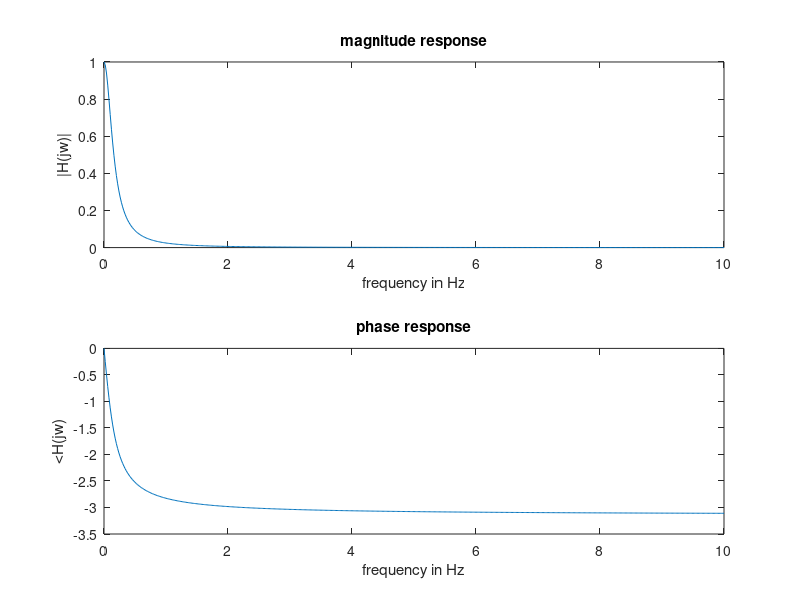

This chart was generated by the following MATLAB code:
clc;

close all;

f = 0:0.02:10;                                               % frequency axis

w= 2.*pi.*f;                                              % angular frequency axis

H = (1./ (1-(w.^2)+ (1i.*2*w) ));                         % frequency response calculation

subplot(2,1,1);
plot(f,abs(H));
title("magnitude response");                             % Magnitude response
xlabel("frequency in Hz");
ylabel("|H(jw)|");

subplot(2,1,2);
plot(f,angle(H));
title("phase response");                                  % phase response
xlabel("frequency in Hz");
ylabel("<H(jw)");